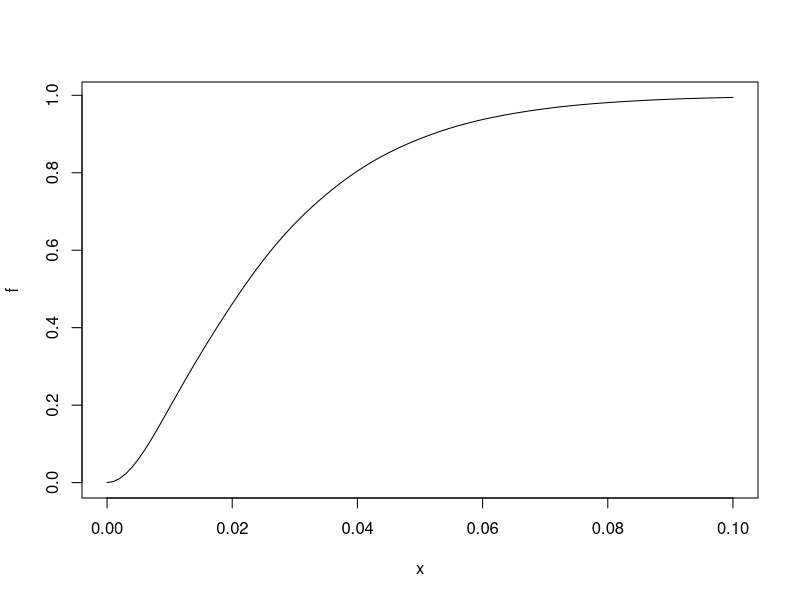

This figure's R source:
library(spatstat)


### Name: dppapproxpcf
### Title: Approximate Pair Correlation Function of Determinantal Point
###   Process Model
### Aliases: dppapproxpcf

### ** Examples

f <- dppapproxpcf(dppMatern(lambda = 100, alpha=.028, nu=1, d=2))
plot(f, xlim = c(0,0.1))
